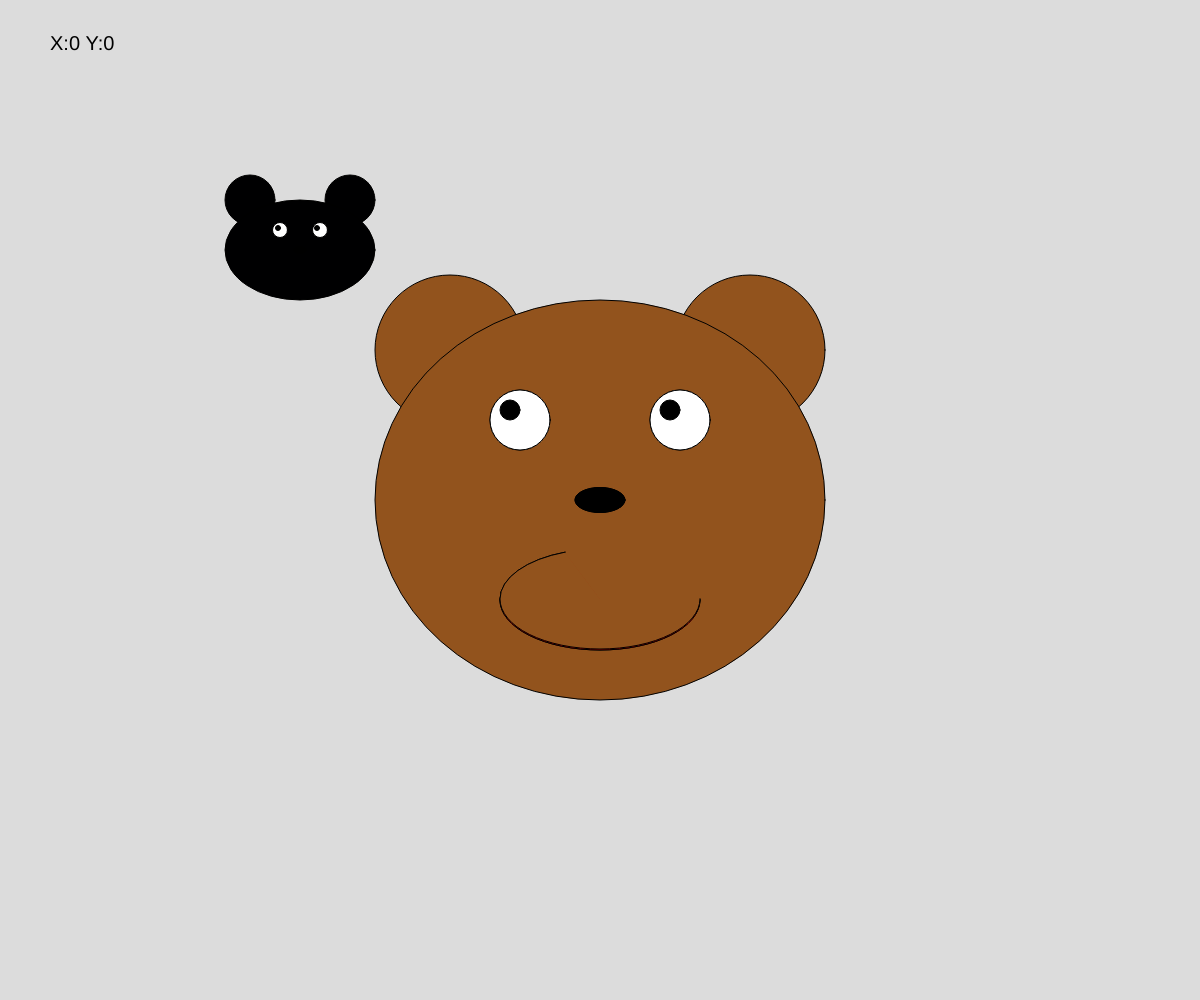
Frame 1 (no input)
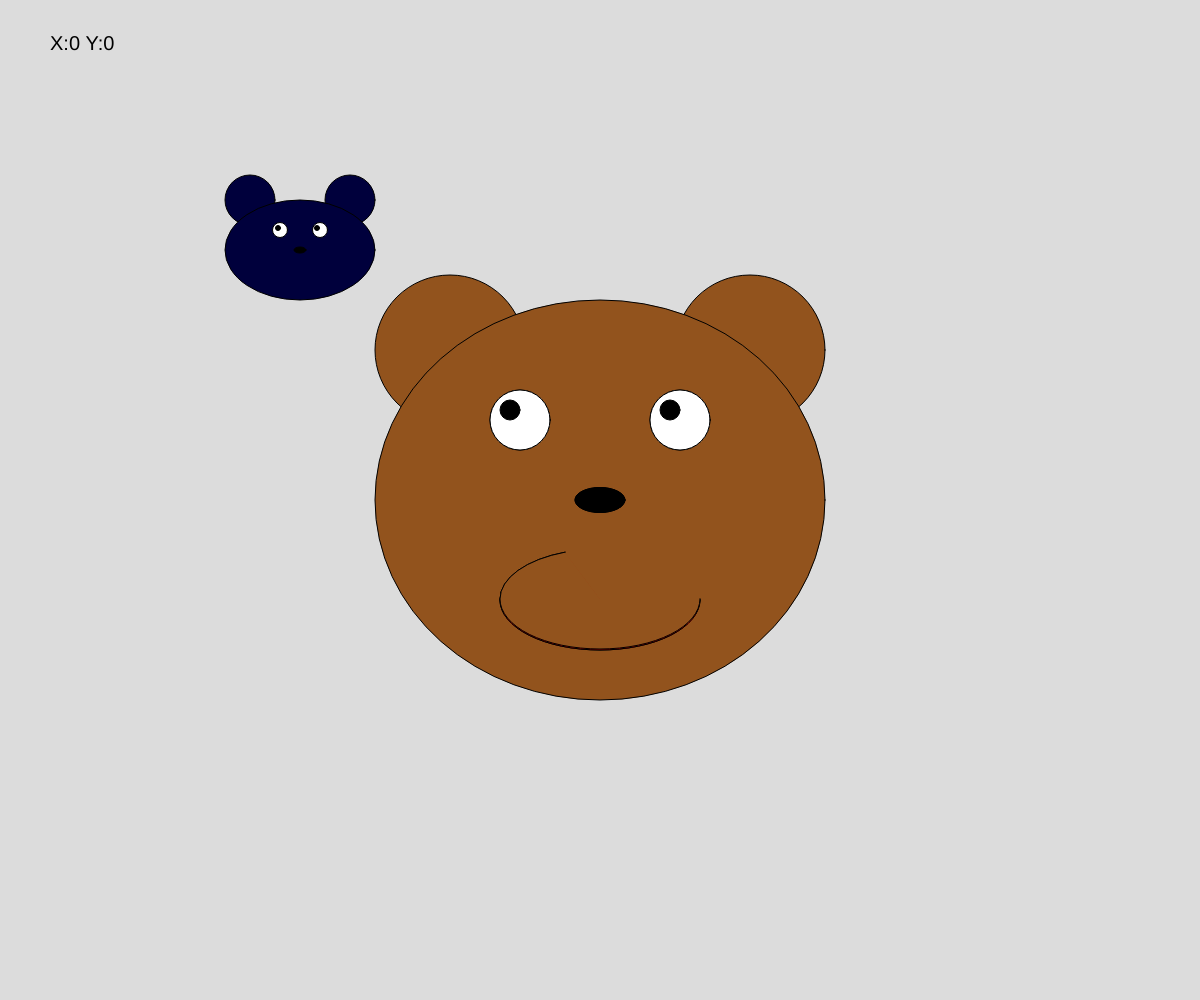
Frame 60 (no input)
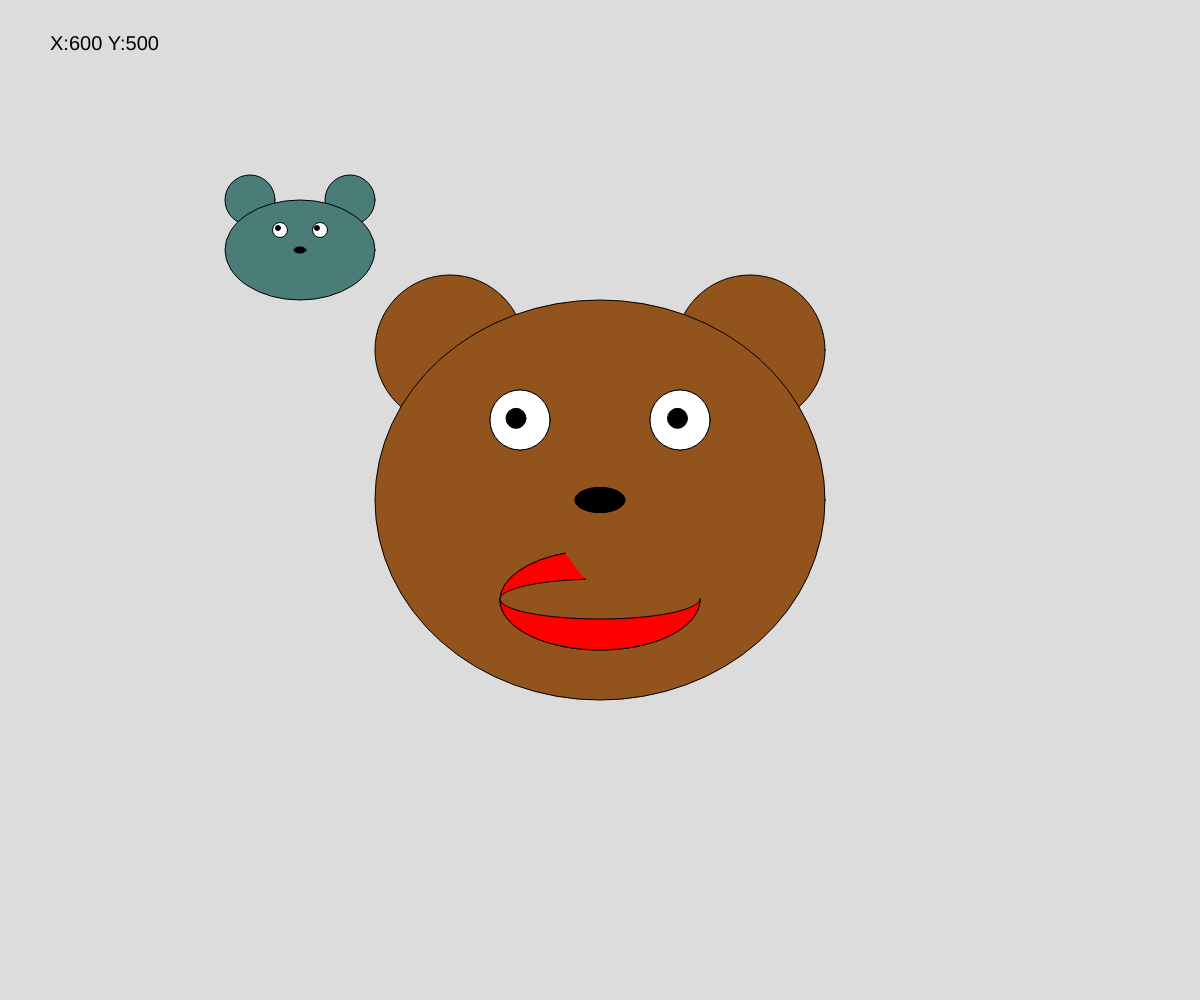
Frame 120 (the mouse pressed at the canvas centre since frame 60)

The p5.js sketch that drew these frames (run headless with seeded random() and noise() and a simulated clock; from frame 60 on, the mouse is pressed at the canvas centre):

// p5.js sketch
// ── sketch.js
function setup() {
  //產生按鈕，按下就跳舞(setup())
  createCanvas(windowWidth, windowHeight);
}

function draw() {
    background(220);
    textSize(20)
    text("X:"+mouseX+" Y:"+mouseY,50,50)
    push()
     //fill(255,0,0)
     translate(width/2,height/2)
     fill("#92531D")
     ellipse(-150,-150,150)
     ellipse(150,-150,150)
     ellipse(0,0,450,400)//臉
     //左邊眼睛
     fill(255)
     ellipse(-80,-80,60)
     fill(0)
     ellipse(-90+mouseX/100,-90+mouseY/60,20)
     //右邊眼睛
     fill(255)
     ellipse(80,-80,60)
     fill(0)
     ellipse(70+mouseX/80,-90+mouseY/60,20)
     
     fill(0) 
     ellipse(0,0,50,25)//鼻子的橢圓
     //嘴巴
     stroke(0)
     fill(255,0,0)
     arc(0,100,200,100,0,180)
     fill("#92531D")
     if(mouseIsPressed)
     { //mouseIsPressed為TURE，代表有按下滑鼠
       arc(0,99,200,40,0,180)
     }
     else
     { //mouseIsPressed為FALSE，代表沒有按下滑鼠
       arc(0,99,200,100,0,180)
     }
     noFill()
    pop()
    
    push()
    //fill(255,0,0)
    translate(width/2,height/2)
    fill("#92531D")
    ellipse(900,900,250,200)//臉
    //左邊眼睛
    fill(255)
    ellipse(-80,-80,60)
    fill(0)
    ellipse(-90+mouseX/100,-90+mouseY/60,20)
    //右邊眼睛
    fill(255)
    ellipse(80,-80,60)
    fill(0)
    ellipse(70+mouseX/80,-90+mouseY/60,20)
    fill(0) 
    ellipse(0,0,50,25)//鼻子的橢圓
    //嘴巴
    stroke(0)
    fill(255,0,0)
    arc(0,100,200,100,0,180)
    fill("#92531D")
    if(mouseIsPressed)
    { //mouseIsPressed為TURE，代表有按下滑鼠
      arc(0,99,200,40,0,180)
    }
    else
    { //mouseIsPressed為FALSE，代表沒有按下滑鼠
      arc(0,99,200,100,0,180)
    }
    noFill()
   pop()

    push()
    //第二個熊
     translate(width/4,height/4)
     fill(mouseX/8,mouseY/4,frameCount%256)
     ellipse(-50,-50,50)
     ellipse(50,-50,50)
     ellipse(0,0,150,100)//臉
     //左邊眼睛
     fill(255)
     ellipse(-20,-20,15)
     fill(0)
     ellipse(-22,-22,5)
     //右邊眼睛
     fill(255)
     ellipse(20,-20,15)
     fill(0)
     ellipse(17,-22,5)
     fill(0) 
     ellipse(0,0,12,6)//鼻子的橢圓
    pop()
   
  }
